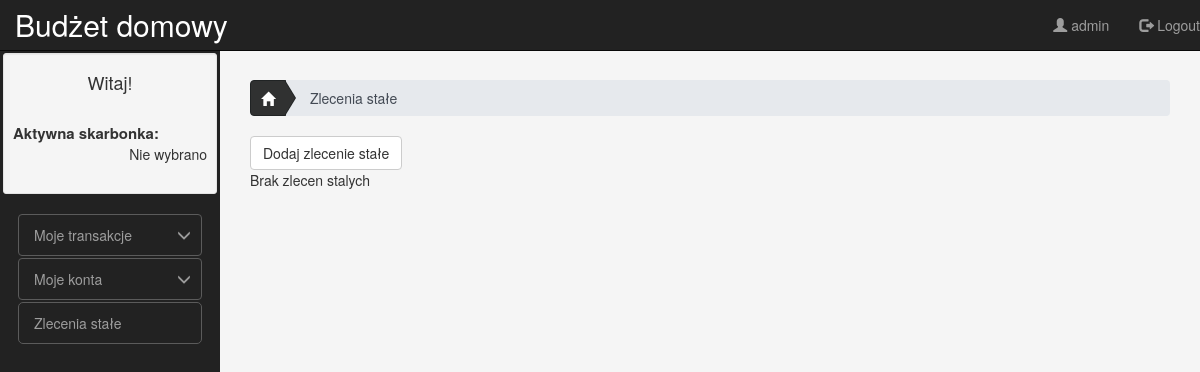
/zlecenia_stale (signed in), run on an earlier commit of the app's database.
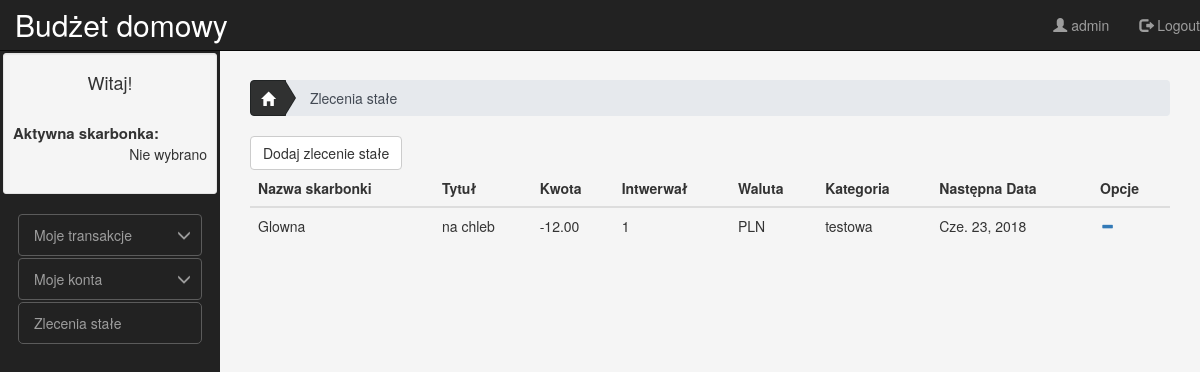
And on a later commit of the database.
### mainapp/models.py (models this page shows, shortened)
class StandingOrder(models.Model):
    user = models.ForeignKey(User, on_delete=models.CASCADE)
    account = models.ForeignKey(Account, on_delete=models.CASCADE)
    title = models.CharField("tytuł", max_length=30, default='')
    amount = models.DecimalField("kwota", max_digits=100, decimal_places=2)
    currency = models.ForeignKey(Currency, on_delete=models.CASCADE, verbose_name="waluta")
    categories = models.ForeignKey(Category, on_delete=models.SET_NULL, null=True, verbose_name="kategoria")
    next_date = models.DateField("data następnego wykonania", default=date.today)
    frequency = models.IntegerField("częstotliwość")
    class Meta:
        ordering = ['next_date']
        verbose_name = "zlecenie stałe"
        verbose_name_plural = "zlecenia stałe"

class Account(models.Model):
    user = models.ForeignKey(User, on_delete=models.CASCADE,verbose_name="użytkownik")
    name = models.CharField("nazwa", max_length=25)
    balance = models.DecimalField("saldo", max_digits=100, decimal_places=2,default=Decimal('0.00'))
    class Meta:
        verbose_name = "konto"
        verbose_name_plural = "konta"

class Category(models.Model):
    account = models.ForeignKey(Account, on_delete=models.CASCADE)
    name = models.CharField("nazwa", max_length=100)
    class Meta:
        ordering = ['name']
        verbose_name = "kategoria"
        verbose_name_plural = "kategorie"

### mainapp/views.py (the view)
# urls.py: url(r'^zlecenia_stale$', views.zlecenia_stale, name='zlecenia_stale'),
@login_required
def zlecenia_stale(request):
    standOrds = StandingOrder.objects.filter(user = request.user).values()
    for stor in standOrds:
        stor['account_id'] = Account.objects.get(pk=stor['account_id']).name
        stor['categories_id'] = Category.objects.get(pk=stor['categories_id']).name
    context = {'standOrds': list(standOrds)}
    return render(request,'zlecenia-stale.html', context)

### mainapp/templates/zlecenia-stale.html (shortened to what this page needs)
{% extends "base.html" %}
{% block content %}
<div id="breadcrumb-panel">
    <ol class="breadcrumb breadcrumb-arrow">
            <li>
                <a href="/">
                    <i class="glyphicon glyphicon-home"></i>
                </a>
            </li>
            <li class="active"><span>Zlecenia stałe</span>
            </li>
    </ol>
</div>
<a href="/dodanie_zlecenia_stalego"><button type="button" class="btn btn-default">Dodaj zlecenie stałe</button></a>
{% if standOrds %}
<table class="table">
    <thead>
        <tr>
            <th scope="col">Nazwa skarbonki</th>
            <th scope="col">Tytuł</th>
            <th scope="col">Kwota</th>
            <th scope="col">Intwerwał</th>
            <th scope="col">Waluta</th>
            <th scope="col">Kategoria</th>
            <th scope="col">Następna Data</th>
            <th scope="col">Opcje</th>
        </tr>
    </thead>
    <tbody>
    {% for stor in standOrds %}
        <tr>
            <td>{{stor.account_id}}</td>
            <td>{{stor.title}}</td>
            <td>{{stor.amount}}</td>
            <td>{{stor.frequency}}</td>
            <td>{{stor.currency_id}}</td>
            <td>{% if stor.categories_id %}
                {{stor.categories_id}}
                {% else %}
                No category
                {% endif %}
            </td>
            <td>{{stor.next_date}}</td>
            <td>
                <a href="/usuwanie_zlecenia_stalego/{{ stor.id }}">
                    <span class="glyphicon glyphicon-minus"></span>
                </a>
            </td>
        </tr>
    {% endfor %}
    </tbody>
</table>
{% else %}
    <p>Brak zlecen stalych</p>
{% endif %}
{% endblock %}

### mainapp/templates/base.html (shortened to what this page needs)
{% load static %}
<!DOCTYPE html>
<html lang="pl">
<head>
	<link href="https://maxcdn.bootstrapcdn.com/bootstrap/3.3.7/css/bootstrap.min.css" rel="stylesheet">
	<link rel="stylesheet" href="{% static 'base.css' %}" type="text/css">
	<link rel="stylesheet" href="{% static 'breadcrumb.css' %}" type="text/css">
</head>
</head>
<body>
	<nav class="navbar navbar-inverse navbar-fixed-top">
		<div class="navbar-header">
			<a class="navbar-brand" href="/">Budżet domowy</a>
		</div>
		<div class="collapse navbar-collapse">
			<ul class="nav navbar-nav navbar-right">
				{% if user.is_authenticated %}
				<li>
					<a>
						<span class="glyphicon glyphicon-user"></span> {{ user.get_username }}</a>
				</li>
				<li>
					<a href="{% url 'logout'%}?next={{request.path}}">
						<span class="glyphicon glyphicon-log-out"></span> Logout</a>
				</li>
				{% else %}
				<li>
					<a href="{% url 'login'%}?next={{request.path}}">
						<span class="glyphicon glyphicon-log-in"></span> Login</a>
				</li>
				{% endif %}
			</ul>
		</div>
	</nav>
	<div class="row-offcanvas row-offcanvas-left">
		<div id="sidebar" class="sidebar-offcanvas navbar-inverse">
			<div class="col-md-12 well well-sm">
				{% if user.get_full_name  %}
				<h4>
					Witaj, {{ user.get_full_name }}!
				</h4>
				{% else %}
				<h4>
					Witaj!
				</h4>
				{% endif %}<br>
				<dl>
					<dt>
						Aktywna skarbonka:
					</dt>
					<dd>
						{% if request.session.current_account %}
						{{ request.session.current_account.name }}
						{% else %}
						Nie wybrano
						{% endif %}
					</dd>
				</dl>
			</div>
			<div class="col-md-12">
				<ul class="nav nav-pills nav-stacked">
					<li class="dropdown">
						<a class="nav-item" href="#transactionsSubmenu" data-toggle="collapse" aria-expanded="false">Moje transakcje
						</a>
					</li>
					<li class="dropdown">
						<a class="nav-item" href="#accountsSubmenu" data-toggle="collapse" aria-expanded="false">Moje konta
						</a>
					</li>
					<li class="nav-item">
						<a href="/zlecenia_stale">
							Zlecenia stałe</a>
					</li>
				</ul>
			</div>
		</div>
		<div id="main">
			<div class="container-fluid">
				{% block content %}"Baza"{% endblock %}
			</div>
		</div>
	</div>
</body>
</html>

### mainapp/static/base.css (style rules this page uses)
body,html,.row-offcanvas { height:100%; }
body { padding-top: 50px; font-family: "Helvetica Neue",Helvetica,Arial,sans-serif; font-size: 14px; line-height: 1.42857143; }
.well h4 { text-align: center; }
dt { font-size: 15px; font-weight: bold; }
dd { text-align: right; }
.nav-item { border: 1px solid #5b5b5b; border-radius: 5px; }
.navbar-brand { font-size: 30px; }
#sidebar { width: inherit; min-width: 220px; max-width: 220px; float: left; height:100%; position:relative; overflow-y:auto; overflow-x:hidden; border: 3px solid #222; }
.nav-pills li a { color:#9d9d9d; }
a[data-toggle="collapse"] { position: relative; }
a[aria-expanded="false"]::before, a[aria-expanded="true"]::before { content: '\e259'; display: block; position: absolute; right: 10px; font-family: 'Glyphicons Halflings'; }
#main { height:100%; overflow:auto; background-color: #f5f5f5; }
.container-fluid { width: 100%; padding-right: 30px; padding-left: 30px; padding-top: 30px; margin-right: auto; margin-left: auto; }

### mainapp/static/breadcrumb.css (style rules this page uses)
.breadcrumb-arrow { height: 36px; padding: 0; line-height: 36px; list-style: none; background-color: #e6e9ed }
.breadcrumb-arrow li:first-child a { border-radius: 4px 0 0 4px; -webkit-border-radius: 4px 0 0 4px; -moz-border-radius: 4px 0 0 4px }
.breadcrumb-arrow li, .breadcrumb-arrow li a, .breadcrumb-arrow li span { display: inline-block; vertical-align: top }
.breadcrumb-arrow li:not(:first-child) { margin-left: -5px }
.breadcrumb-arrow li+li:before { padding: 0; content: "" }
.breadcrumb-arrow li span { padding: 0 10px }
.breadcrumb-arrow li a, .breadcrumb-arrow li:not(:first-child) span { height: 36px; padding: 0 10px 0 25px; line-height: 36px }
.breadcrumb-arrow li:first-child a { padding: 0 10px }
.breadcrumb-arrow li a { position: relative; color: #fff; text-decoration: none; background-color: #303131; border: 1px solid #202324; }
.breadcrumb-arrow li:first-child a { padding-left: 10px }
.breadcrumb-arrow li a:after, .breadcrumb-arrow li a:before { position: absolute; top: -1px; width: 0; height: 0; content: ''; border-top: 18px solid transparent; border-bottom: 18px solid transparent }
.breadcrumb-arrow li a:before { right: -10px; z-index: 3; border-left-color: #303131; border-left-style: solid; border-left-width: 11px }
.breadcrumb-arrow li a:after { right: -11px; z-index: 2; border-left: 11px solid #202324; }
.breadcrumb-arrow li span { color: #434a54; }

What changed in the data, as far as the page shows it:
added StandingOrder: account_id "Glowna", title "na chleb", amount "-12.00", frequency "1", currency_id "PLN", categories_id "testowa", next_date "Cze. 23, 2018"
Also different on the page:
text no longer shown: "Brak zlecen stalych"
text now shown: "Nazwa skarbonki Tytuł Kwota Intwerwał Waluta Kategoria Następna Data Opcje"
